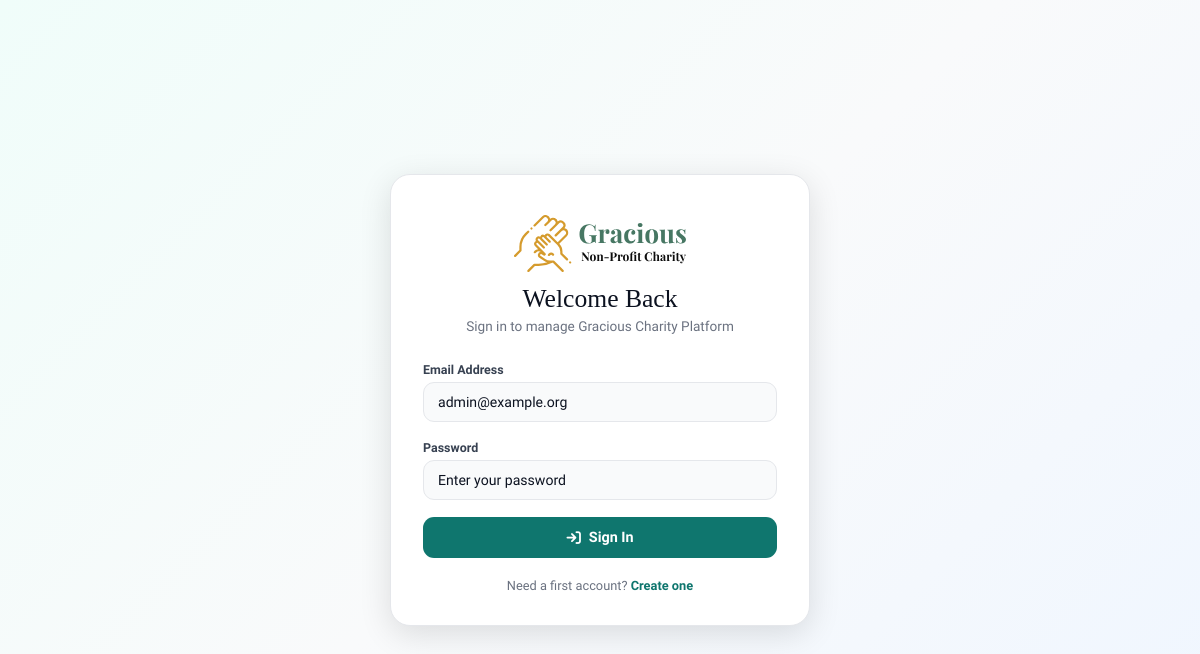
Before: /admin/login.php with the older database file.
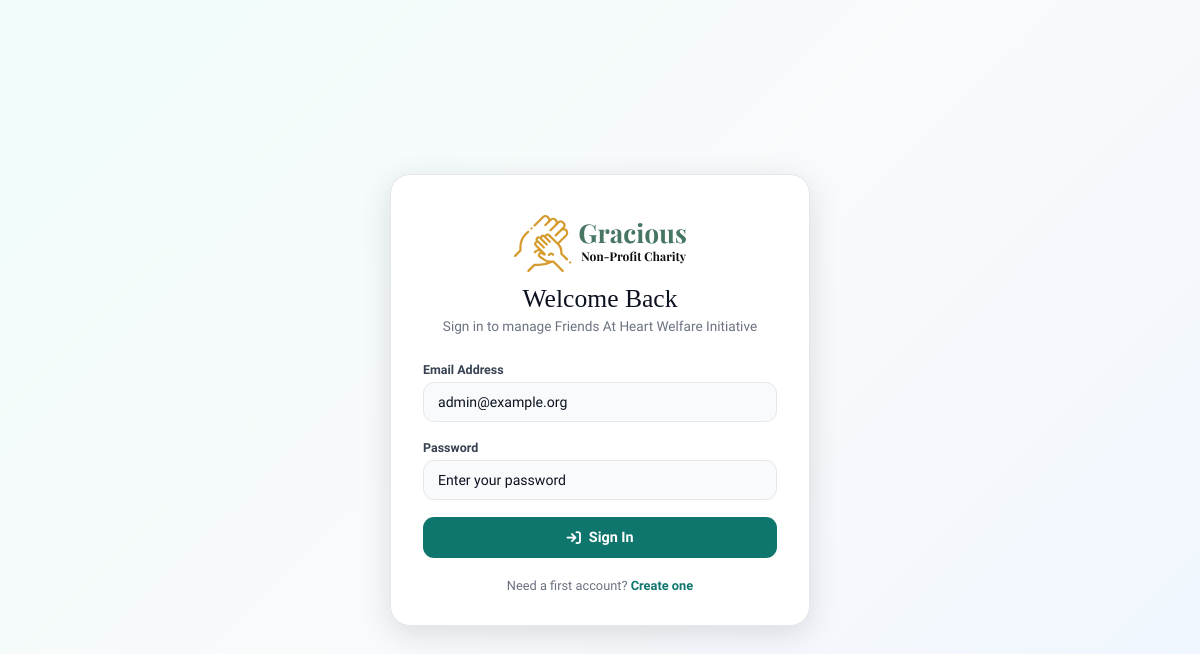
After: the same page with the newer database file.
### tables this page shows
CREATE TABLE settings (
    id BIGINT UNSIGNED AUTO_INCREMENT PRIMARY KEY,
    setting_group VARCHAR(80) NOT NULL,
    setting_key VARCHAR(120) NOT NULL UNIQUE,
    setting_value LONGTEXT NULL,
    created_at TIMESTAMP DEFAULT CURRENT_TIMESTAMP,
    updated_at TIMESTAMP DEFAULT CURRENT_TIMESTAMP ON UPDATE CURRENT_TIMESTAMP
);

### src/App/Helpers.php (called while the page is built, shortened)
<?php
class Helpers
{
    private static ?array $settingsCache = null;
    public static function appConfig(?string $key = null, mixed $default = null): mixed
    {
        static $config = null;
        if ($config === null) {
            $path = dirname(__DIR__, 2) . DIRECTORY_SEPARATOR . "config" . DIRECTORY_SEPARATOR . "app.php";
            $config = is_file($path) ? (require $path) : [];
        }
        return $config[$key] ?? $default;
    }
    public static function e(string|int|float|null $value): string
    {
        return htmlspecialchars((string)$value, ENT_QUOTES | ENT_SUBSTITUTE, "UTF-8");
    }
    public static function adminUrl(string $path = ""): string
    {
        $adminPath = trim((string)self::appConfig("admin_path", "admin"), "/");
        $base = rtrim((string)self::appConfig("app_url", ""), "/");
        $adminBase = $base . "/" . $adminPath;
        return $path !== "" ? $adminBase . "/" . ltrim($path, "/") : $adminBase;
    }
    public static function setting(string $key, mixed $default = null): mixed
    {
        if (self::$settingsCache === null) {
            self::$settingsCache = [];
            if (Database::available() && Database::tableExists("settings")) {
                $rows = Database::fetchAll("SELECT setting_key, setting_value FROM settings");
                foreach ($rows as $row) {
                    $settingKey = (string) ($row["setting_key"] ?? "");
                    if ($settingKey !== "") {
                        self::$settingsCache[$settingKey] = $row["setting_value"] ?? null;
                    }
                }
            }
        }
        return self::$settingsCache[$key] ?? $default;
    }
    public static function brandName(string $default = "Friends At Heart Welfare Initiative"): string
    {
        $value = (string) self::setting("site_name", $default);
        return trim($value) !== "" ? $value : $default;
    }
    public static function brandLogoPath(string $default = "assets/images/logo_dark.svg"): string
    {
        $value = (string) self::setting("brand_logo", $default);
        return trim($value) !== "" ? $value : $default;
    }
}

### config/autoload.php (called while the page is built, shortened)
<?php
spl_autoload_register(function (string $class): void {
    $prefix = "App\\";
    $baseDir = dirname(__DIR__) . DIRECTORY_SEPARATOR . "src" . DIRECTORY_SEPARATOR . "App" . DIRECTORY_SEPARATOR;
    if (strncmp($class, $prefix, strlen($prefix)) === 0) {
        $relativeClass = substr($class, strlen($prefix));
        $file = $baseDir . str_replace("\\", DIRECTORY_SEPARATOR, $relativeClass) . ".php";
        return;
    }
});

### src/App/Database.php (called while the page is built, shortened)
<?php
class Database
{
    private static ?PDO $connection = null;
    public static function config(): array
    {
        return [
            "driver"   => Env::get("DB_DRIVER", "mysql"),
            "host"     => Env::get("DB_HOST", "127.0.0.1"),
            "port"     => Env::get("DB_PORT", "3306"),
            "database" => Env::get("DB_DATABASE", "donation_page"),
            "username" => Env::get("DB_USERNAME", "root"),
            "password" => Env::get("DB_PASSWORD", ""),
            "charset"  => Env::get("DB_CHARSET", "utf8mb4"),
        ];
    }
    public static function dsn(?array $config = null): string
    {
        $config ??= self::config();
        return sprintf(
            "%s:host=%s;port=%s;dbname=%s;charset=%s",
            $config["driver"],
            $config["host"],
            $config["port"],
            $config["database"],
            $config["charset"]
        );
    }
    public static function connection(): ?PDO
    {
        if (self::$connection !== null) return self::$connection;
        try {
            $config = self::config();
            self::$connection = new PDO(
                self::dsn($config),
                $config["username"],
                $config["password"],
                [
                    PDO::ATTR_ERRMODE            => PDO::ERRMODE_EXCEPTION,
                    PDO::ATTR_DEFAULT_FETCH_MODE => PDO::FETCH_ASSOC,
                    PDO::ATTR_EMULATE_PREPARES   => false,
                ]
            );
        } catch (PDOException) {
            self::$connection = null;
        }
        return self::$connection;
    }
    public static function fetchAll(string $sql, array $params = []): array
    {
        $db = self::connection();
        try {
            $stmt = $db->prepare($sql);
            $stmt->execute($params);
            return $stmt->fetchAll() ?: [];
        } catch (PDOException) {
            return [];
        }
    }
    public static function tableExists(string $table): bool
    {
        $db = self::connection();
        try {
            $stmt = $db->prepare(
                "SELECT 1
                 FROM information_schema.tables
                 WHERE table_schema = DATABASE() AND table_name = :table
                 LIMIT 1"
            );
            $stmt->execute(["table" => $table]);
            return $stmt->fetch() !== false;
        } catch (PDOException) {
            return false;
        }
    }
}

### src/App/Env.php (called while the page is built, shortened)
<?php
class Env
{
    public static function get(string $key, mixed $default = null): mixed
    {
        $value = $_ENV[$key] ?? getenv($key);
        if ($value === false || $value === null) return $default;
        $lower = strtolower((string)$value);
        return match ($lower) {
            "true", "(true)" => true,
            "false", "(false)" => false,
            "null", "(null)" => null,
            default => $value,
        };
    }
}

### config/app.php (called while the page is built, shortened)
<?php
return [
    "app_name" => (string) \App\Env::get("APP_NAME", "Friends At Heart Welfare Initiative"),
    "app_url" => (string) \App\Env::get("APP_URL", "http://localhost/donation-page"),
    "admin_path" => (string) \App\Env::get("ADMIN_PATH", "admin"),
    "session_name" => (string) \App\Env::get("SESSION_NAME", "gracious_admin_session"),
    "timezone" => (string) \App\Env::get("APP_TIMEZONE", "Africa/Lagos"),
    "default_admins" => [
        [
            "id" => 1,
            "name" => (string) \App\Env::get("DEFAULT_ADMIN_NAME", "Super Admin"),
            "email" => (string) \App\Env::get("DEFAULT_ADMIN_EMAIL", "admin@graciouscharity.org"),
            "password" => (string) \App\Env::get("DEFAULT_ADMIN_PASSWORD", "ChangeMe123!"),
            "role" => "super_admin",
            "status" => "active",
        ],
    ],
    "roles" => [
        "super_admin" => "Full access, including admin management and settings",
        "admin" => "Manage content, donations, and programme records",
        "editor" => "Manage pages, FAQs, gallery, and partners",
        "finance" => "View donations, payment logs, and reports",
    ],
    "stats" => [
        "total_donations" => "NGN 4.8M",
        "monthly_donations" => "NGN 860K",
        "active_programmes" => 12,
        "partners" => 18,
        "pending_enquiries" => 9,
        "admins" => 4,
    ],
];

### admin/login.php (the view, shortened to what this page needs)
<?php
require_once __DIR__ . "/../config/autoload.php";
$brandName = Helpers::brandName();
$brandLogo = Helpers::brandLogoPath("assets/images/logo_dark.svg");
?>
<!doctype html>
<html lang="en">
<head>
    <link rel="stylesheet" href="https://cdnjs.cloudflare.com/ajax/libs/font-awesome/6.5.1/css/all.min.css"/>
</head>
<body>
    <div class="auth-wrap">
        <div class="auth-card">
            <div class="auth-brand">
                <div class="brand-icon"><img src="../<?php echo Helpers::e($brandLogo); ?>" alt="<?php echo Helpers::e($brandName); ?>"></div>
                <div class="auth-title">Welcome Back</div>
                <div class="auth-sub">Sign in to manage <?php echo Helpers::e($brandName); ?></div>
            </div>
            <form method="post">
                <div class="form-group">
                    <label for="email">Email Address</label>
                    <input id="email" name="email" type="email" class="form-input" placeholder="admin@example.org" required autofocus>
                </div>
                <div class="form-group">
                    <label for="password">Password</label>
                    <input id="password" name="password" type="password" class="form-input" placeholder="Enter your password" required>
                </div>
                <button class="btn-submit" type="submit"><i class="fas fa-arrow-right-to-bracket"></i> Sign In</button>
            </form>
            <div class="auth-foot">
                Need a first account? <a href="<?php echo Helpers::e(Helpers::adminUrl("setup.php")); ?>">Create one</a>
            </div>
        </div>
    </div>
</body>
</html>

### admin/login.php (style rules this page uses)
*,*::before,*::after { box-sizing:border-box;margin:0;padding:0 }
:root { --brand:#0f766e;--brand-light:#14b8a6;--brand-dim:#ccfbf1; --amber:#d97706;--rose:#dc2626;--dark:#0c1220;--mid:#374151; --muted:#6b7280;--surface:#f9fafb;--white:#ffffff;--border:#e5e7eb; --shadow-lg:0 8px 32px rgba(0,0,0,.12); }
body { font-family:'Plus Jakarta Sans',sans-serif; background:linear-gradient(135deg,#f0fdfa 0%,#f9fafb 50%,#eff6ff 100%); min-height:100vh;display:flex;align-items:center;justify-content:center; padding:1.5rem;margin:0; }
.auth-wrap { width:100%;max-width:420px }
.auth-card { background:var(--white);border-radius:20px; padding:2.5rem 2rem 2rem; box-shadow:var(--shadow-lg); border:1px solid var(--border); }
.auth-brand { text-align:center;margin-bottom:1.75rem }
.brand-icon { display:inline-flex;align-items:center;justify-content:center;margin-bottom:12px }
.brand-icon img { max-width:220px;height:auto;display:block }
.auth-title { font-family:'Instrument Serif',serif; font-size:1.6rem;color:var(--dark);line-height:1.2;margin-bottom:4px; }
.auth-sub { font-size:.85rem;color:var(--muted) }
.form-group { margin-bottom:1.1rem }
.form-group label { display:block;font-size:.78rem;font-weight:600; color:var(--mid);margin-bottom:5px; }
.form-input { width:100%;padding:11px 14px; border:1.5px solid var(--border);border-radius:11px; font-family:'Plus Jakarta Sans',sans-serif;font-size:.88rem; color:var(--dark);outline:none;transition:all .2s; background:var(--surface); }
.form-input::placeholder { color:var(--soft) }
.btn-submit { width:100%;padding:12px;border:none;border-radius:11px; background:var(--brand);color:#fff; font-family:'Plus Jakarta Sans',sans-serif; font-size:.9rem;font-weight:600;cursor:pointer; transition:background .18s,transform .1s; display:flex;align-items:center;justify-content:center;gap:8px; margin-top:.5rem; }
.auth-foot { text-align:center;margin-top:1.25rem;font-size:.8rem;color:var(--muted) }
.auth-foot a { color:var(--brand);font-weight:600;text-decoration:none }

Changed rows visible on the page:
changed settings: setting_value "Gracious Charity Platform" → "Friends At Heart Welfare Initiative"
